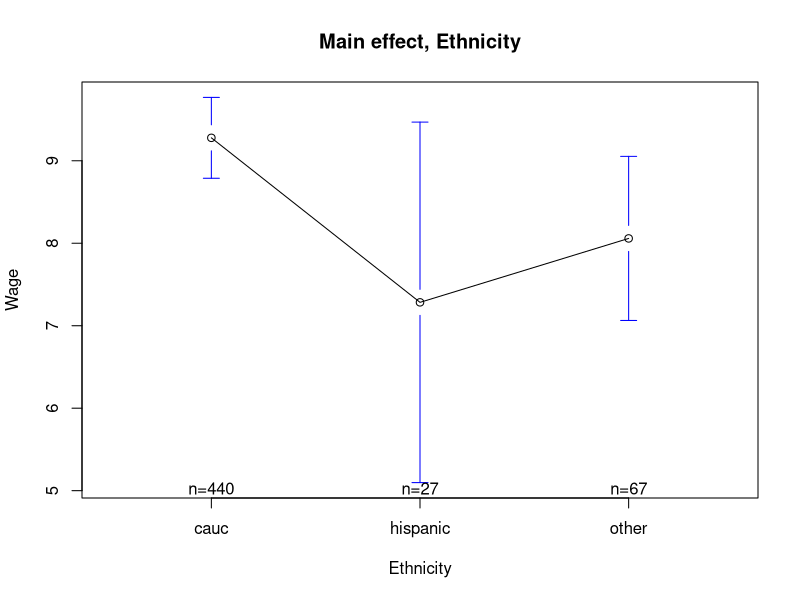
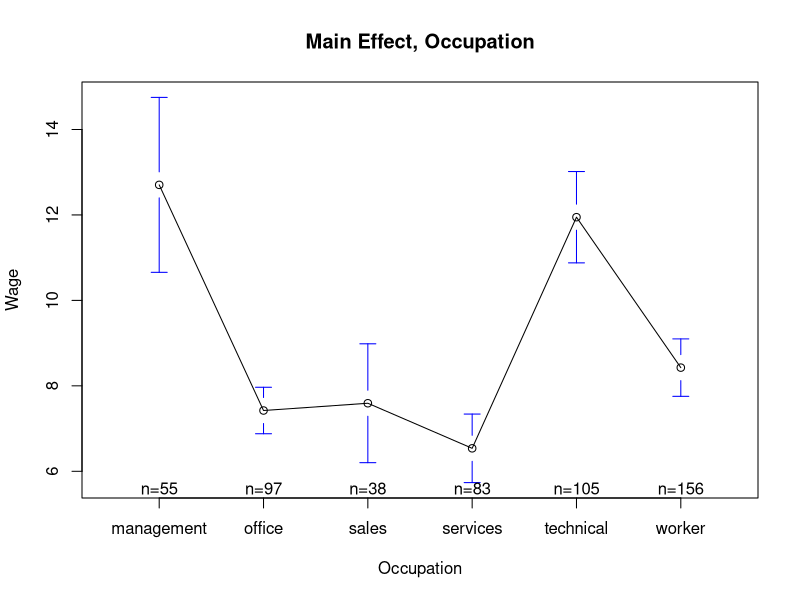
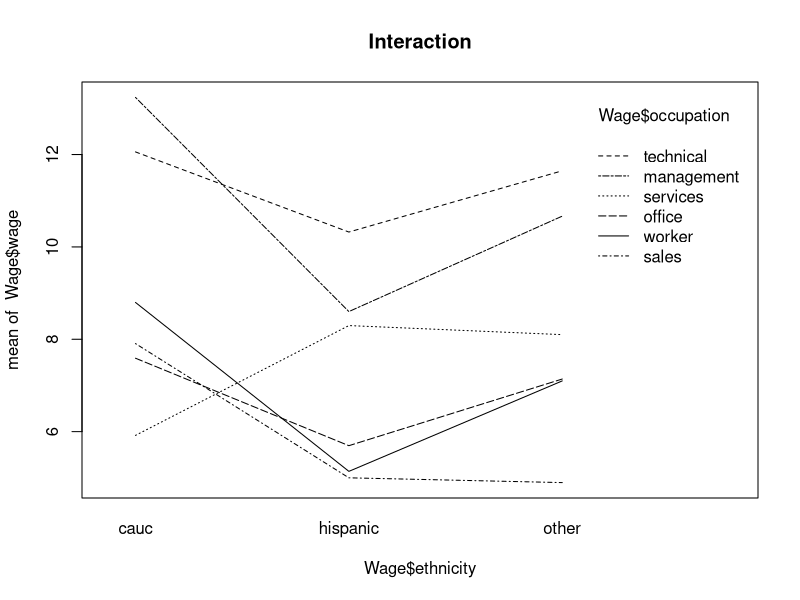
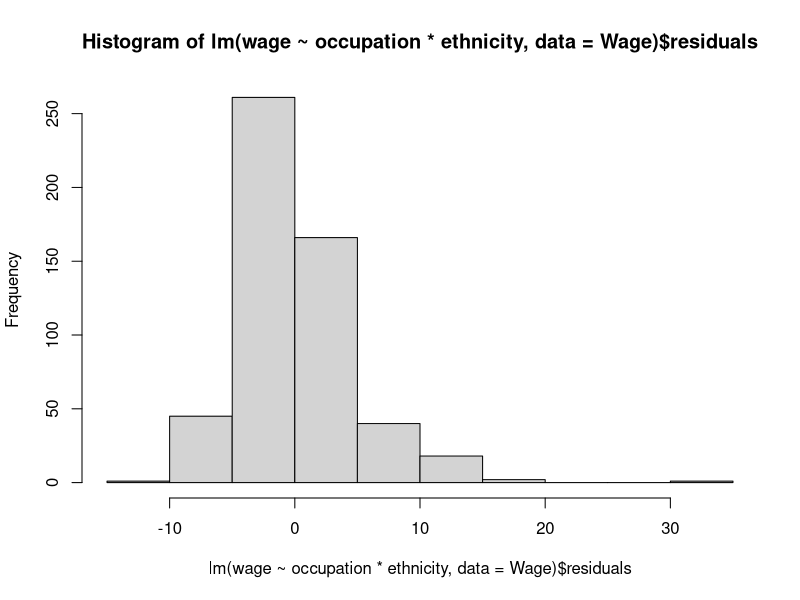

Recreate these plots in R, in order.
## ---- chunk 1
Wage=read.csv('Wage.csv');
library(gplots)
library(lme4)
library(dplyr)
attach(Wage)
## ---- chunk 2
Wage <- Wage %>% mutate(across(c(ethnicity, occupation), factor))
#Wage

# Main effects plot
library(gplots)
#par(mfrow=c(1,3))
plotmeans(
  wage ~ ethnicity,
  data = Wage,
  xlab = "Ethnicity",
  ylab = "Wage",
  main = "Main effect, Ethnicity"
)
plotmeans(
  wage ~ occupation,
  data = Wage,
  xlab = "Occupation",
  ylab = "Wage",
  main = "Main Effect, Occupation"
)
interaction.plot(Wage$ethnicity, Wage$occupation, Wage$wage, main = "Interaction")
## ---- chunk 3
library(car)

# Checking for balanced 
table(Wage$occupation, Wage$ethnicity)

# model2 <- aov(wage ~ occupation*ethnicity, data = Wage)
# summary(model2)

model2 <- Anova(lm(wage ~ occupation*ethnicity, data = Wage), type = 3)
model2

# Test for normality 

# Checking for homoscedasticity 
leveneTest(wage ~ occupation, data = Wage)

leveneTest(wage ~ ethnicity, data = Wage)

# Checking for normality of residuals 
# shapiro.test(model2$residuals)
shapiro.test(lm(wage ~ occupation*ethnicity, data = Wage)$residuals)

#hist(model2$residuals)
hist(lm(wage ~ occupation*ethnicity, data = Wage)$residuals)
## ---- chunk 4
# Checking for balanced 
#table(Wage$occupation, Wage$ethnicity)
## ---- chunk 5
#model3 <- aov(wage ~ occupation + ethnicity, data = Wage)
#summary(model3)

fitREML <- lmer(wage ~ (1 |occupation)  + (1 |ethnicity), data = Wage, REML = TRUE)
summary(fitREML)
## ---- chunk 6
sessionInfo()
